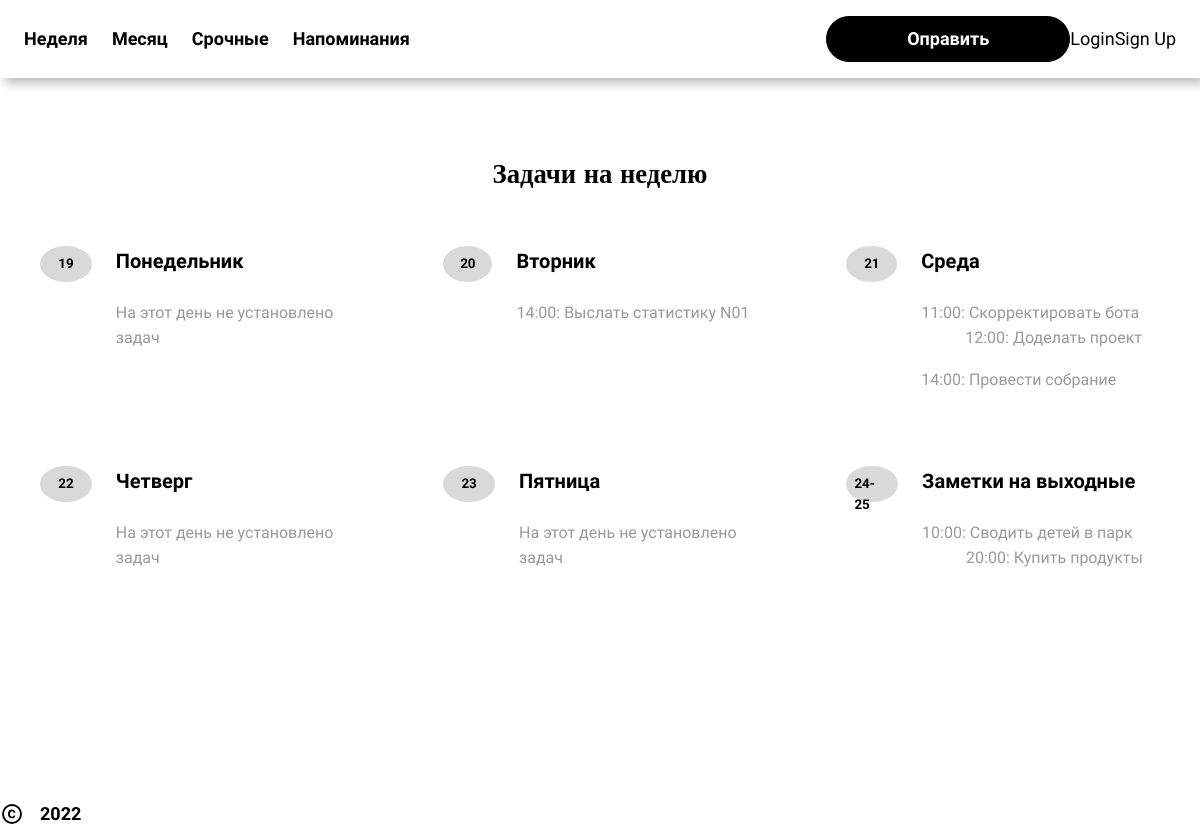
The page / on the database its author committed.
### djangoApp/models.py (models this page shows, shortened)
class Tasks(models.Model):
    id = models.IntegerField(primary_key=True, null=False)
    user_id = models.ForeignKey(Profile, on_delete=models.CASCADE, null=True)
    task_name = models.CharField(max_length=250)
    task_comment = models.CharField(max_length=4000)
    date_add = models.CharField(max_length=250)
    date_end = models.CharField(max_length=250)
    date_task = models.CharField(max_length=250)
    time_task = models.CharField(max_length=250)

### djangoApp/views.py (the view)
# urls.py: path('', views.hello, name='index-page')
def hello(request):
    dt1 = datemanager.DateManager().day_monday.day
    dt_tsk_1 = datemanager.DateManager().day_monday.strftime("%Y-%m-%d")
    tsk1 = Tasks.objects.all().order_by('time_task').filter(date_end='', date_task=dt_tsk_1)
    dt2 = datemanager.DateManager().day_tuesday.day
    dt_tsk_2 = datemanager.DateManager().day_tuesday.strftime("%Y-%m-%d")
    tsk2 = Tasks.objects.all().order_by('time_task').filter(date_end='', date_task=dt_tsk_2)
    dt3 = datemanager.DateManager().day_wednesday.day
    dt_tsk_3 = datemanager.DateManager().day_wednesday.strftime("%Y-%m-%d")
    tsk3 = Tasks.objects.all().order_by('time_task').filter(date_end='', date_task=dt_tsk_3)
    dt4 = datemanager.DateManager().day_thursday.day
    dt_tsk_4 = datemanager.DateManager().day_thursday.strftime("%Y-%m-%d")
    tsk4 = Tasks.objects.all().order_by('time_task').filter(date_end='', date_task=dt_tsk_4)
    dt5 = datemanager.DateManager().day_friday.day
    dt_tsk_5 = datemanager.DateManager().day_friday.strftime("%Y-%m-%d")
    tsk5 = Tasks.objects.all().order_by('time_task').filter(date_end='', date_task=dt_tsk_5)
    dt6 = datemanager.DateManager().day_weekends
    dt_tsk_6 = datemanager.DateManager().day_saturday.strftime("%Y-%m-%d")
    dt_tsk_7 = datemanager.DateManager().day_sunday.strftime("%Y-%m-%d")
    tsk6 = Tasks.objects.all().order_by('time_task').filter(date_end='', date_task=dt_tsk_6)
    tsk7 = Tasks.objects.all().order_by('time_task').filter(date_end='', date_task=dt_tsk_7)
    context = {'day_1': dt1, 'day_2': dt2, 'day_3': dt3, 'day_4': dt4, 'day_5': dt5, 'day_6': dt6,
               'tsk_1': tsk1, 'tsk_2': tsk2, 'tsk_3': tsk3, 'tsk_4': tsk4, 'tsk_5': tsk5, 'tsk_6': tsk6, 'tsk_7': tsk7}
    return render(request, 'hello.html', context=context)

### djangoApp/datemanager.py (called while the page is built)
    def day_monday(self):
        monday = date.today() - timedelta(days=date.today().weekday())
        return monday

    def day_tuesday(self):
        monday = self.day_monday
        tuesday = monday + timedelta(days=1)
        return tuesday

    def day_wednesday(self):
        monday = self.day_monday
        wednesday = monday + timedelta(days=2)
        return wednesday

    def day_thursday(self):
        monday = self.day_monday
        thursday = monday + timedelta(days=3)
        return thursday

    def day_friday(self):
        monday = self.day_monday
        friday = monday + timedelta(days=4)
        return friday

    def day_weekends(self):
        monday = self.day_monday
        saturday = monday + timedelta(days=5)
        sunday = monday + timedelta(days=6)
        return str(saturday.day) + '-' + str(sunday.day)

    def day_saturday(self):
        monday = self.day_monday
        saturday = monday + timedelta(days=5)
        return saturday

    def day_sunday(self):
        monday = self.day_monday
        sunday = monday + timedelta(days=6)
        return sunday

### djangoApp/templates/hello.html (shortened to what this page needs)
<!DOCTYPE html>
{% load static %}
<html lang="en">
  <head>
      <link rel="stylesheet" href="{% static "style.css" %}" />
  </head>
  <body>
    <div>
      <link href="{% static "home.css" %}" rel="stylesheet" />
      <div class="home-container">
        <div data-role="Header" class="home-navbar-container">
          <div class="home-navbar">
            <div class="home-left-side">
              <div class="home-links-container">
                <span class="home-link anchor">Неделя</span>
                <a href="#inspiration" class="home-link1 anchor">Месяц</a>
                <span class="home-link2 anchor">Срочные</span>
                <span class="home-link3 anchor">Напоминания</span>
              </div>
            </div>
            <div class="home-right-side">
              <a href="/addtask">
                <button class="home-cta-btn1 anchor button">Оправить</button>
                </a>
              {% if user.is_authenticated %}
                <p>Hello, {{ user.username }}!</p>
                <p><a href="{% url 'logout' %}">Log out</a></p>
              {% else %}
              <a href="{% url 'login' %}">Login</a>
              <a href="{% url 'signup' %}">Sign Up</a>
      {% endif %}
            </div>
          </div>
        </div>
        <div id="inspiration" class="home-features">
          <div class="home-heading-container">
            <h2 class="home-text section-Heading">
              Задачи на неделю
            </h2>
          </div>
          <div class="home-cards-container">
            <div class="home-features-card">
              <div class="home-icon-container">
                <h6> {{day_1}} </h6>
              </div>
              <div class="home-text-container">
                <span class="home-heading card-Heading">Понедельник</span>
                <span class="home-text1 card-Text">
                  {% if tsk_1 %}
                    {% for i in tsk_1 %}
                  <div style="float: left">
                  <a href = "{% url 'view-task' i.id %}">
                    {{i.time_task}}: {{i.task_name}}
                  </a>&ensp;</div>
                  <div style="float: left">
                  <a href = "{% url 'update-task' i.id %}">
                  <img src="{% static "update.png" %}" width="17" height="17" title="Редактировать">
                  </a></div>
                  <div style="float: left">
                  <a href = "{% url 'delete-task' i.id %}">
                  <img src="{% static "delete.png" %}" width="17" height="17" title="Удалить">
                  </a></div>
                  <br>
                    {% endfor %}
                  {% else %}
                  На этот день не установлено задач
                  {% endif %}
                </span>
              </div>
            </div>
            <div class="home-features-card1">
              <div class="home-icon-container1">
                <h6>{{day_2}}</h6>
              </div>
              <div class="home-text-container1">
                <span class="home-heading1 card-Heading">Вторник</span>
                <span class="home-text2 card-Text">
                  {% if tsk_2 %}
                    {% for i in tsk_2 %}
                      <div style="float: left">
                      <a href = "{% url 'view-task' i.id %}">
                        {{i.time_task}}: {{i.task_name}}
                      </a>&ensp;</div>
                      <div style="float: left">
                  </div>
                  <div style="float: left">
                      </div><br>
                    {% endfor %}
                  {% else %}
                  На этот день не установлено задач
                  {% endif %}
                </span>
              </div>
            </div>
            <div class="home-features-card2">
              <div class="home-icon-container2">
                <h6>{{day_3}}</h6>
              </div>
              <div class="home-text-container2">
                <span class="home-heading2 card-Heading">Среда</span>
                <span class="home-text3 card-Text">
                 {% if tsk_3 %}
                    {% for i in tsk_3 %}
                      <div style="float: left">
                  <a href = "{% url 'view-task' i.id %}">
                    {{i.time_task}}: {{i.task_name}}
                  </a>&ensp;</div>
                  <div style="float: left">
                  </div>
                  <div style="float: left">
                  </div><br>
                    {% endfor %}
                  {% else %}
                  На этот день не установлено задач
                  {% endif %}
                </span>
              </div>
            </div>
            <div class="home-features-card3">
              <div class="home-icon-container3">
                <h6>{{day_4|linebreaks}}</h6>
              </div>
              <div class="home-text-container3">
                <span class="home-heading3 card-Heading">Четверг</span>
                <span class="home-text4 card-Text">
                  {% if tsk_4 %}
                    {% for i in tsk_4 %}
                      <div style="float: left">
                  <a href = "{% url 'view-task' i.id %}">
                    {{i.time_task}}: {{i.task_name}}
                  </a>&ensp;</div>
                  <div style="float: left">
                  <a href = "{% url 'update-task' i.id %}">
                  <img src="{% static "update.png" %}" width="17" height="17" title="Редактировать">
                  </a></div>
                  <div style="float: left">
                  <a href = "{% url 'delete-task' i.id %}">
                  <img src="{% static "delete.png" %}" width="17" height="17" title="Удалить">
                  </a></div><br>
                    {% endfor %}
                  {% else %}
                  На этот день не установлено задач
                  {% endif %}
                </span>
              </div>
            </div>
            <div class="home-features-card4">
              <div class="home-icon-container4">
                <h6>{{day_5}}</h6>
              </div>
              <div class="home-text-container4">
                <span class="home-heading4 card-Heading">Пятница</span>
                <span class="home-text5 card-Text">
                 {% if tsk_5 %}
                    {% for i in tsk_5 %}
                      <div style="float: left">
                  <a href = "{% url 'view-task' i.id %}">
                    {{i.time_task}}: {{i.task_name}}
                  </a>&ensp;</div>
                  <div style="float: left">
                  <a href = "{% url 'update-task' i.id %}">
                  <img src="{% static "update.png" %}" width="17" height="17" title="Редактировать">
                  </a></div>
                  <div style="float: left">
                  <a href = "{% url 'delete-task' i.id %}">
                  <img src="{% static "delete.png" %}" width="17" height="17" title="Удалить">
                  </a></div><br>
                    {% endfor %}
                  {% else %}
                  На этот день не установлено задач
                  {% endif %}
                </span>
              </div>
            </div>
            <div class="home-features-card5">
              <div class="home-icon-container5">
                <h6>{{day_6}}</h6>
              </div>
              <div class="home-text-container5">
                <span class="home-heading5 card-Heading">Заметки на выходные</span>
                <span class="home-text6 card-Text">
                  {% if tsk_6 %}
                    {% for i in tsk_6 %}
                      <div style="float: left">
                  <a href = "{% url 'view-task' i.id %}">
                    {{i.time_task}}: {{i.task_name}}
                  </a>&ensp;</div>
                  <div style="float: left">
                  </div>
                  <div style="float: left">
                  </div><br>
                    {% endfor %}
                  {% else %}
                  На выходные не установлено заметок
                  {% endif %}
                </span>
              </div>
            </div>
          </div>
        </div>
            </div>
            <div class="home-copyright-container">
              <span class="anchor">2022</span>
            </div>
          </div>
  </body>
</html>

### djangoApp/static/style.css (style rules this page uses)
:root { --dl-color-gray-500: #595959; --dl-color-gray-700: #999999; --dl-color-gray-900: #D9D9D9; --dl-color-danger-300: #A22020; --dl-color-danger-500: #BF2626; --dl-color-danger-700: #E14747; --dl-color-gray-black: #000000; --dl-color-gray-white: #FFFFFF; --dl-space-space-unit: 8px; --dl-color-primary-100: #003EB3; --dl-color-primary-300: #0074F0; --dl-color-primary-500: #14A9FF; --dl-color-primary-700: #85DCFF; --dl-color-success-300: #199033; --dl-color-success-500: #32A94C; --dl-color-success-700: #4CC366; --dl-radius-radius-round: 50%; --dl-size-size-maxcontent: 1414px; --dl-space-space-halfunit: 4px; --dl-space-space-tenunits: 80px; --dl-radius-radius-radius2: 2px; --dl-radius-radius-radius4: 4px; --dl-radius-radius-radius8: 8px; --dl-space-space-fiveunits: 40px; --dl-space-space-fourunits: 32px; --dl-radius-radius-radius24: 24px; --dl-space-space-doubleunit: 16px; --dl-space-space-tripleunit: 24px; }
.button { color: var(--dl-color-gray-black); display: inline-block; padding: 0.5rem 1rem; font-family: Raleway; border-color: var(--dl-color-gray-black); border-width: 1px; border-radius: 4px; background-color: var(--dl-color-gray-white); }
.card-Text { font-size: 16px; font-style: normal; font-family: Raleway; font-weight: 400; line-height: 1.55; text-transform: none; text-decoration: none; }
.card-Heading { font-size: 24px; font-style: normal; font-family: Raleway; font-weight: 700; line-height: 1.55; text-transform: none; text-decoration: none; }
.anchor { font-size: 18px; font-style: normal; font-family: Raleway; font-weight: 700; line-height: 1.55; text-transform: capitalize; text-decoration: none; }
.section-Heading { font-size: 48px; font-family: Montserrat; font-weight: 700; line-height: 1.22; text-transform: none; text-decoration: none; }

### djangoApp/templates/hello.html (style rules this page uses)
html { line-height: 1.15; }
body { margin: 0; }
* { box-sizing: border-box; border-width: 0; border-style: solid; }
p,li,ul,pre,div,h1,h2,h3,h4,h5,h6 { margin: 0; padding: 0; }
button,input,optgroup,select,textarea { font-family: inherit; font-size: 100%; line-height: 1.15; margin: 0; }
button,select { text-transform: none; }
button,[type="button"],[type="reset"],[type="submit"] { -webkit-appearance: button; }
a { color: inherit; text-decoration: inherit; }
html { scroll-behavior: smooth }
html { font-family: Raleway; font-size: 18px; }
body { font-weight: 400; font-style:normal; text-decoration: none; text-transform: none; letter-spacing: normal; line-height: 1.55; color: var(--dl-color-gray-black); background-color: var(--dl-color-gray-white); }
html { scroll-behavior: smooth; }

### rows shown on the page
Tasks: time_task "14:00", task_name "Выслать статистику N01"
Tasks: time_task "11:00", task_name "Скорректировать бота"
Tasks: time_task "12:00", task_name "Доделать проект"
Tasks: time_task "14:00", task_name "Провести собрание"
Tasks: time_task "10:00", task_name "Сводить детей в парк"
Tasks: time_task "20:00", task_name "Купить продукты"

### other values the page prints
{{ day_1 }} "19"
{{ day_2 }} "20"
{{ day_3 }} "21"
{{ day_4|linebreaks }} "22"
{{ day_5 }} "23"
{{ day_6 }} "24-25"
